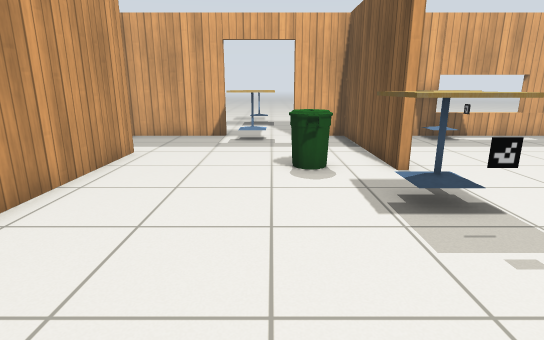
view 1 (above)

23 first-person views from a walk through a world built for the Gazebo simulator. The camera is 1 m above the floor, tilts 14° down and sees 80° across. The lines on the ground mark 1 m squares. The floor is counted in squares, 0.5 m on a side. Each view is taken from the middle of a square. On the plan, view 1 faces up. The plan holds only what a view shows up to about 18 squares ahead; the rest is blank. Simple patterns stand in for the simulator's built-in surfaces.

view 2
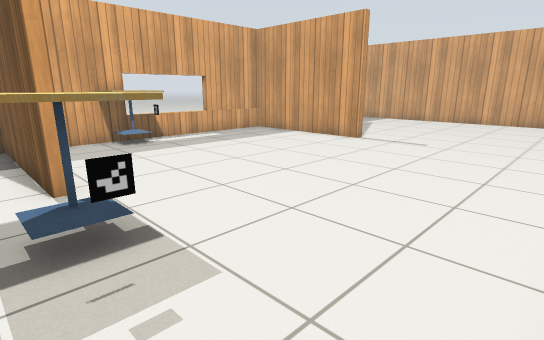

view 3
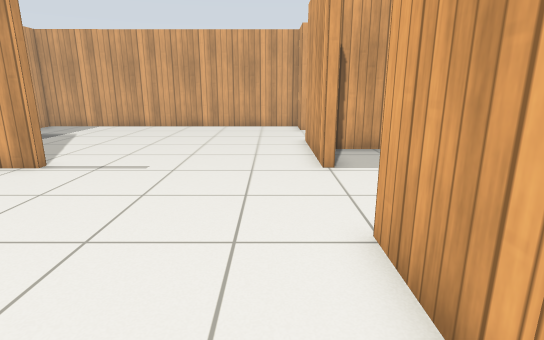

view 4
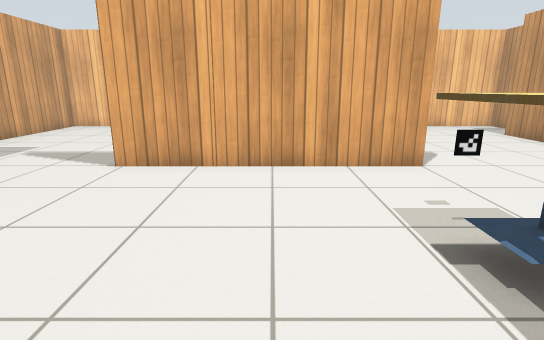

view 5
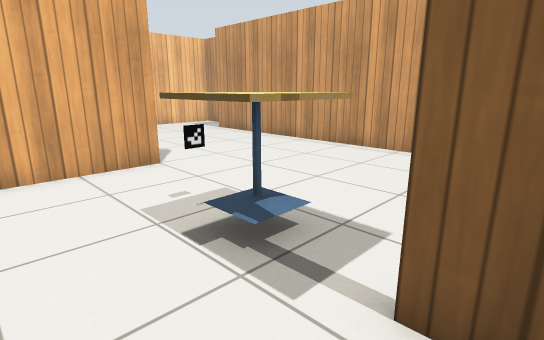

view 6
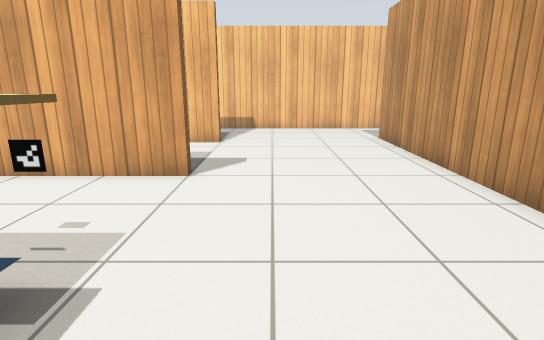

view 7
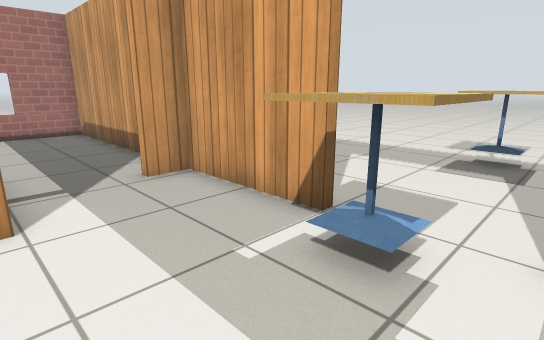

view 8
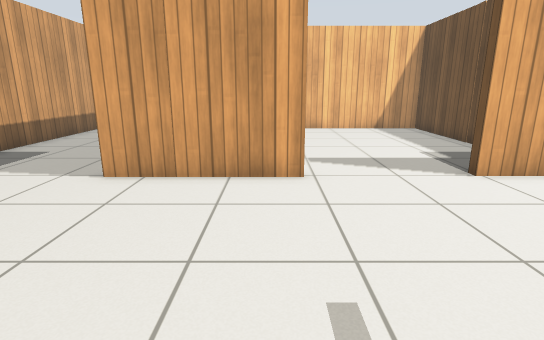

view 9
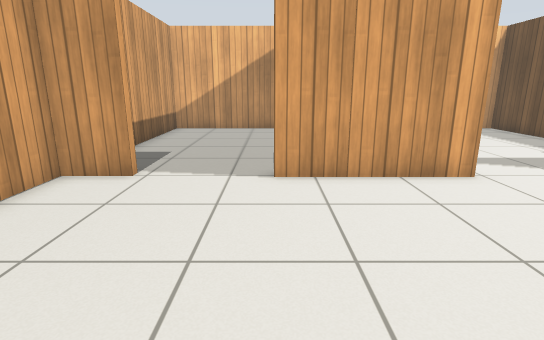

view 10
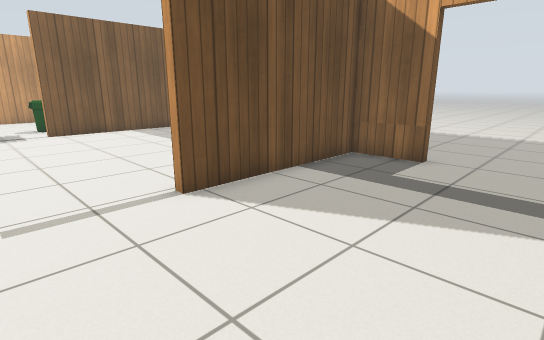

view 11
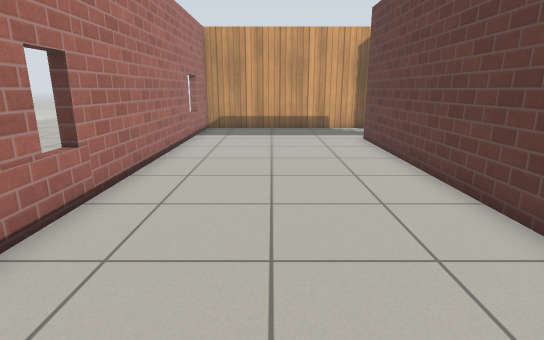

view 12
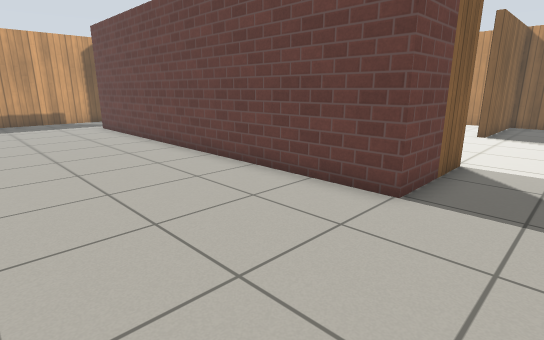

view 13
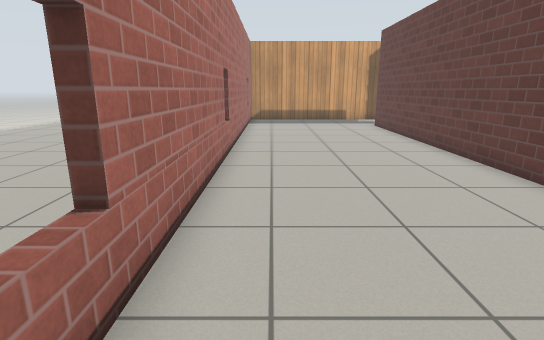

view 14
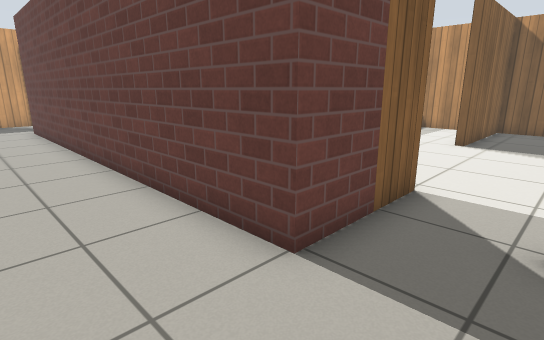

view 15
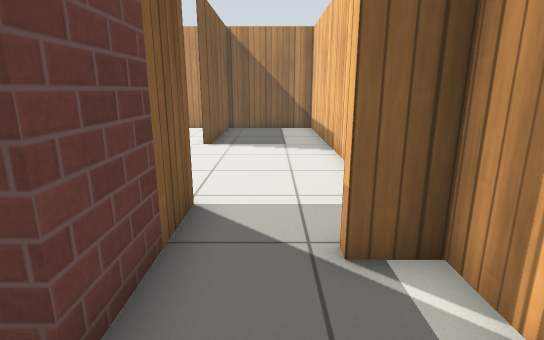

view 16
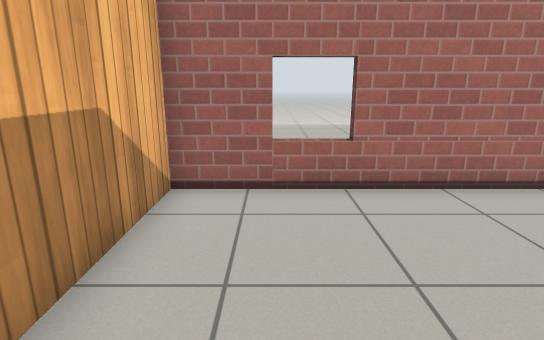

view 17
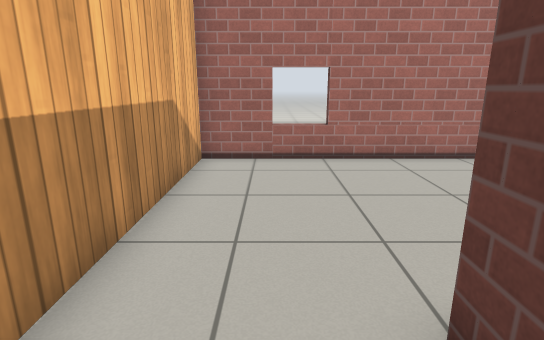

view 18
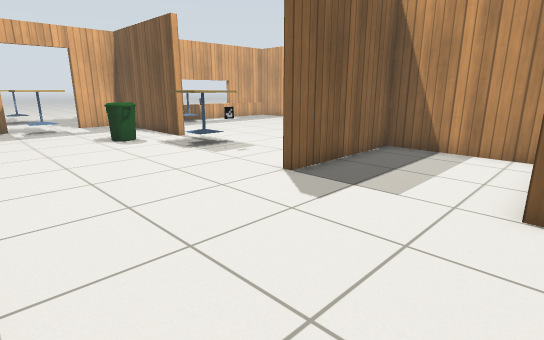

view 19
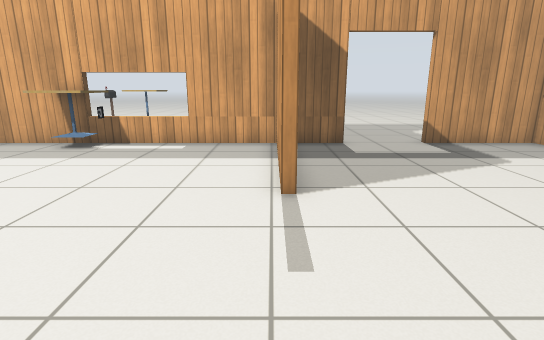

view 20
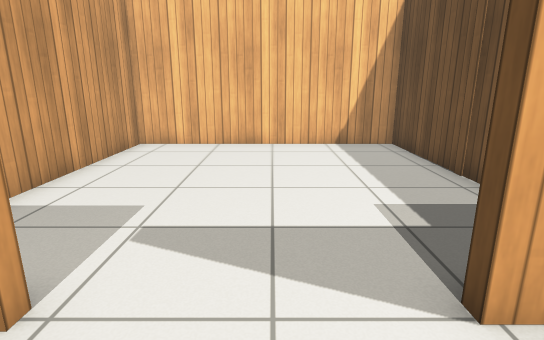

view 21
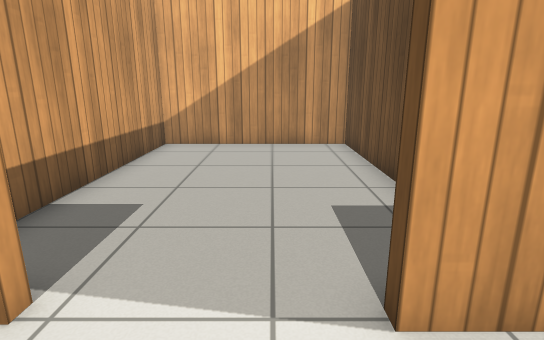

view 22
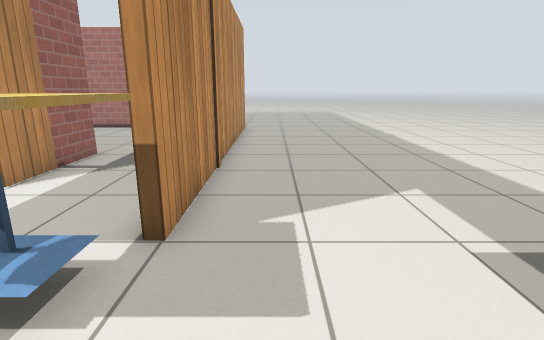

view 23
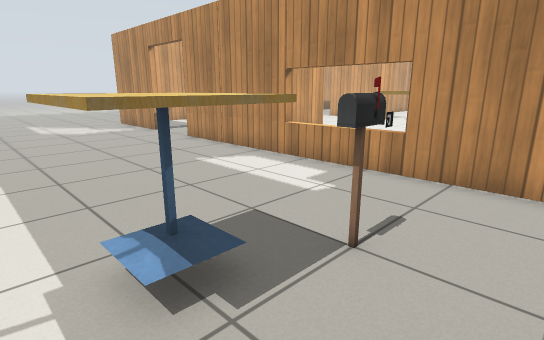

### Floor plan
Points are (right, up) in squares from view 1. A wall is a line through its corners. A room is listed if a view was taken in it or the views show most of it. See-through windows are left out.
Room 1 (views 1, 2, 3, 4, 5, 6, 7, 8, 9, 10, 17, 18, 19, 20, 21)
walls: (3.2, 8) (3.2, 14.2) (0.9, 14.2); (1.9, 0.6) (10.3, 0.6); (14.2, 8) (14.2, 14.2) (8.4, 14.2); (14.2, 0.2) (14.2, 0.6) (19, 0.6); (7.2, -4) (7.2, 0.3) (1.9, 0.3); (6.6, 14.2) (3.6, 14.2); (3.5, 13.7) (3.5, 8); (2, -4.4) (3.2, -4.4); (-2.4, 14.2) (-6.2, 14.2) (-6.2, 13.1) (-6.6, 13.1); (16.8, 14.2) (14.5, 14.2) (14.5, 8); (22.3, 0.6) (24, 0.6) (24, 14.2) (19.8, 14.2); (-8.2, 10.4) (-4.5, 10.4) (-4.5, -5.6) (-6.5, -5.6); (-7, 14.2) (-8.5, 14.2); (-6.2, -7.9) (-6.2, -9.1) (7.2, -9.1) (7.2, -4.7) (2, -4.7)
ways out: opening at (-9, 12) to room 2; opening at (-7, -6.5) to room 2; open door at (1, 14) to room 3; open door at (18, 14) to room 3; opening at (12.5, 0) to room 4; opening at (20.5, 0) to room 5
objects: cafe table (-2, 13) to (0, 14); bin (1, 8) to (1, 9); cafe table (2, 5) to (4, 6); marker (3, 4); cafe table (6, 13) to (7, 14); other object (8, 13) to (8, 14)
Room 2 (views 11, 12, 13, 14, 15, 16)
walls: (-6.5, -5.6) (-8.2, -5.6) (-8.2, 10.4); (-8.5, 14.2) (-15.4, 14.2) (-15.4, -9.1) (-6.5, -9.1) (-6.5, -7.9)
ways out: opening at (-9, 12) to room 1; opening at (-7, -6.5) to room 1
Room 3 (views 22, 23)
walls: (4.5, 14.5) (6.5, 14.5); (8.4, 14.5) (16.8, 14.5); (19.8, 14.5) (23.3, 14.5); (-15.3, 12) (-15.8, 12); (-15.7, 14.5) (-2.4, 14.5); (-15.3, 2.6) (-15.8, 2.6)
ways out: open door at (1, 14) to room 1; open door at (18, 14) to room 1
objects: cafe table (-1, 20) to (0, 21); postbox (6, 18) to (6, 19); cafe table (6, 20) to (8, 21)
Room 4 (no view inside)
walls: (7.5, -3.7) (7.5, -9.1) (16.9, -9.1) (16.9, -0.1)
ways out: opening at (12.5, 0) to room 1
Room 5 (no view inside)
walls: (17.2, -3.9) (17.2, -9.1) (24, -9.1) (24, -1.6); (19, 0.6) (19, 0.3)
ways out: opening at (20.5, 0) to room 1

Where each view was taken, in squares from view 1:
view 1: 0 up, 0 right, facing up
view 2: 1 up, 2 right, facing up-right
view 3: 2 up, 6 right, facing right
view 4: 9 up, 6 right, facing down
view 5: 9 up, 6 right, facing down-left
view 6: 8 up, 0 right, facing down
view 7: 10 up, 1 right, facing up-left
view 8: 8 up, 15 right, facing down
view 9: 8 up, 19 right, facing down
view 10: 5 up, 20 right, facing up-left
view 11: 3 down, 12 left, facing up
view 12: 8 down, 14 left, facing up-right
view 13: 8 down, 14 left, facing up
view 14: 8 down, 11 left, facing up-right
view 15: 7 down, 10 left, facing right
view 16: 7 down, 9 left, facing left
view 17: 7 down, 6 left, facing left
view 18: 5 down, 4 left, facing up-right
view 19: 2 up, 14 right, facing up
view 20: 3 up, 12 right, facing down
view 21: 3 up, 20 right, facing down
view 22: 16 up, 2 right, facing left
view 23: 22 up, 4 right, facing down-right
